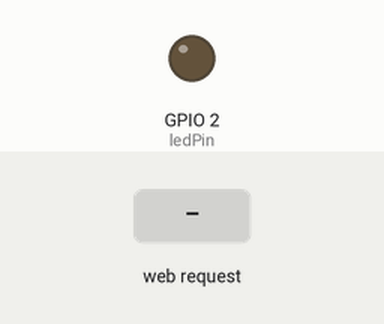
This program was run on a simulated ESP32. Parts: output pins drawn as LEDs (lit = HIGH). The test bench sets the inputs (shaded band). What the program prints to the serial monitor is not drawn.

Above: at 1.2 s.
1.3 s: HTTP request GET /on received
At 2.5 s:
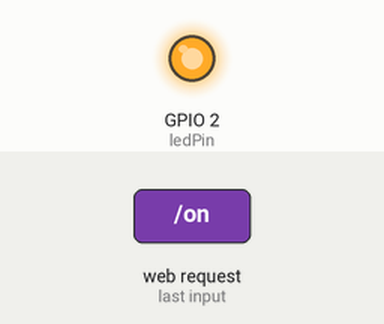
2.8 s: HTTP request GET /off received
At 3.9 s:
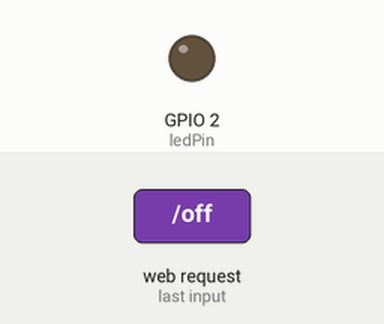
Timing chart, 0 to 5.8 s (numbered marks = the images above; inputs shaded):
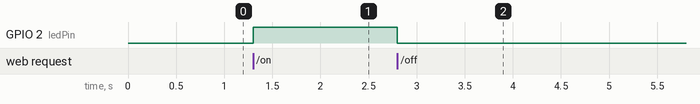

The program:

main.cpp
```cpp
#include <WebServer.h>
#include <WiFi.h>

const char *ssid = "ESP32-Access-Point";
const char *password = "123456789";
const int ledPin = 2;

void handleRoot();
void handleOn();
void handleOff();

WebServer server(80);

void setup()
{
  Serial.begin(115200);

  WiFi.softAP(ssid, password);
  Serial.println("Hotspot IP:");
  Serial.println(WiFi.softAPIP());

  server.on("/", HTTP_GET, handleRoot);
  server.on("/on", HTTP_GET, handleOn);
  server.on("/off", HTTP_GET, handleOff);

  pinMode(ledPin, OUTPUT);
  server.begin();
}

void loop()
{
  server.handleClient();
}

void handleRoot()
{
  String html = "<!DOCTYPE html><html><head><title>ESP32 Web Server</title></head><body><h1>ESP32 Web Server</h1><p><a href=\"/on\"><button>ON</button></a></p><p><a href=\"/off\"><button>OFF</button></a></p></body></html>";
  server.send(200, "text/html", html.c_str());
}

void handleOn()
{
  digitalWrite(ledPin, HIGH);
  server.send(200, "text/plain", "LED turned on");
}

void handleOff()
{
  digitalWrite(ledPin, LOW);
  server.send(200, "text/plain", "LED turned off");
}
```

Measured:
- after the input at 1.3 s, GPIO 2 (ledPin): LOW → HIGH at once
- after the input at 2.8 s, GPIO 2 (ledPin): HIGH → LOW at once
